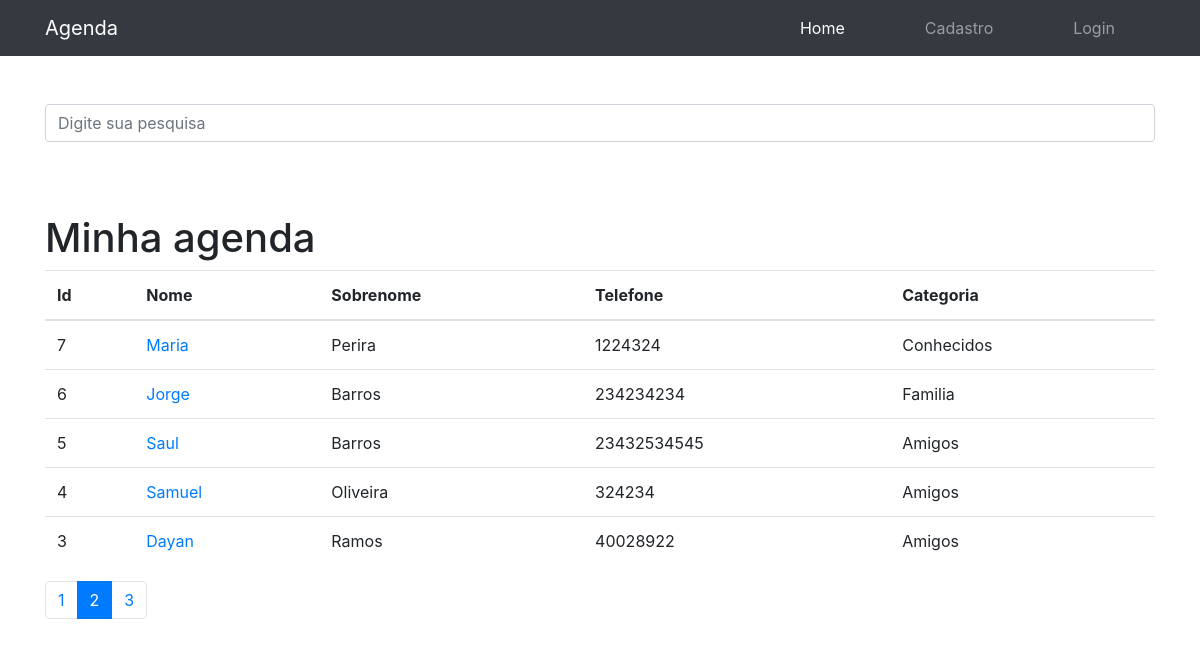
Screenshot of /?p=2&termo= with the database file from the repository.
### contatos/models.py (models this page shows, shortened)
class Contato(models.Model):
    nome = models.CharField(max_length=255)
    sobrenome = models.CharField(max_length=255, blank=True)
    telefone = models.CharField(max_length=255)
    email = models.CharField(max_length=255, blank=True)
    data_criacao = models.DateTimeField(default=timezone.now)
    descricao = models.TextField(blank=True)
    categoria = models.ForeignKey(Categoria, on_delete=models.DO_NOTHING)
    mostrar = models.BooleanField(default=True)
    foto = models.ImageField(blank=True, upload_to='fotos/%Y/%m/%d/')

class Categoria(models.Model):
    nome = models.CharField(max_length=255)
    def __str__(self):
        return self.nome

### contatos/views.py (the view)
# urls.py: path('', views.index, name='index'),
def index(request):
    contatos = Contato.objects.order_by("-id").filter(
        mostrar=True  # mostra apenas os contatos que estão marcados como mostrar=True
    )  # Posso colocar mais de um filtro, por exemplo: .filter(mostrar=True, nome='João')
    paginator = Paginator(contatos, 5)  # Show 5 contacts per page.
    page = request.GET.get("p")  # p é o nome do parâmetro que será passado na url
    contatos = paginator.get_page(
        page
    )  # contatos é o nome da variável que será passada para o template
    return render(request, "contatos/index.html", {
        "contatos": contatos
    })

### contatos/templates/contatos/index.html (shortened to what this page needs)
{% extends 'base.html' %}
{% block nav_home_active %}
    <li class="nav-item active">
        <a class="nav-link" href="{% url 'index' %}">Home
        </a>
    </li>
{% endblock %}
{% block conteudo %}
<h1 class="mt-5">Minha agenda</h1>
<table class="table">
    <thead>
        <tr>
            <th>Id</th>
            <th>Nome</th>
            <th>Sobrenome</th>
            <th>Telefone</th>
            <th>Categoria</th>
        </tr>
    </thead>
    <tbody>
        {% for contato in contatos %}
            <tr>
                <td>{{ contato.id }}</td>
                <td>
                    <a href="{% url 'ver_contato' contato_id=contato.id %}">{{ contato.nome }}</a>
                </td>
                <td>{{ contato.sobrenome }}</td>
                <td>{{ contato.telefone }}</td>
                <td>{{ contato.categoria }}</td>
                </tr>
        {% endfor %}
    </tbody>
</table>
<nav aria-label="Page navigation example">
    <ul class="pagination">
        {% for pagina in contatos.paginator.page_range %}
            {% if contatos.number == pagina %}
                <li class="page-item active">
                    <a class="page-link" href="?p={{ pagina }}&termo={{ request.GET.termo }}">{{ pagina }}</a>
                </li>
            {% else %}
                <li class="page-item ">
                    <a class="page-link" href="?p={{ pagina }}&termo={{ request.GET.termo }}">{{ pagina }}</a>
                </li>
            {% endif %}
        {% endfor %}
    </ul>
</nav>
{% endblock  %}

### rows the page displays
Contato: id "7", nome "Maria", sobrenome "Perira", telefone "1224324", categoria "Conhecidos"
Contato: id "6", nome "Jorge", sobrenome "Barros", telefone "234234234", categoria "Familia"
Contato: id "5", nome "Saul", sobrenome "Barros", telefone "23432534545", categoria "Amigos"
Contato: id "4", nome "Samuel", sobrenome "Oliveira", telefone "324234", categoria "Amigos"
Contato: id "3", nome "Dayan", sobrenome "Ramos", telefone "40028922", categoria "Amigos"

### other values shown
{{ pagina }} "1" "3"
{{ pagina }} "2"
